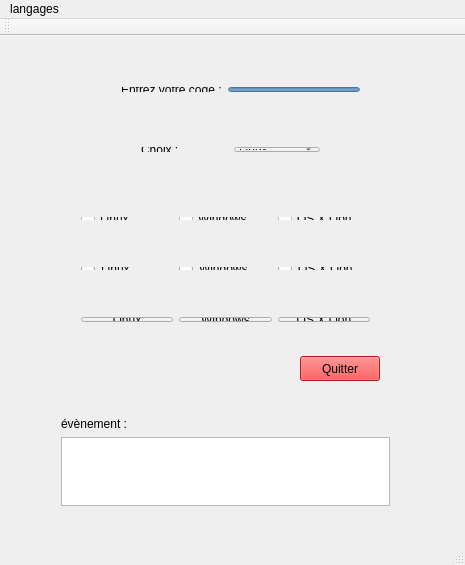
<?xml version="1.0" encoding="UTF-8"?>
<ui version="4.0">
 <class>MainWindow</class>
 <widget class="QMainWindow" name="MainWindow">
  <property name="geometry">
   <rect>
    <x>0</x>
    <y>0</y>
    <width>465</width>
    <height>565</height>
   </rect>
  </property>
  <property name="windowTitle">
   <string>MainWindow</string>
  </property>
  <widget class="QWidget" name="centralWidget">
   <widget class="QPushButton" name="pushButtonQuitter">
    <property name="geometry">
     <rect>
      <x>300</x>
      <y>320</y>
      <width>80</width>
      <height>25</height>
     </rect>
    </property>
    <property name="styleSheet">
     <string notr="true">background-color: rgb(239, 41, 41);</string>
    </property>
    <property name="text">
     <string>Quitter</string>
    </property>
   </widget>
   <widget class="QWidget" name="">
    <property name="geometry">
     <rect>
      <x>110</x>
      <y>40</y>
      <width>261</width>
      <height>27</height>
     </rect>
    </property>
    <layout class="QHBoxLayout" name="horizontalLayout">
     <item>
      <widget class="QLabel" name="labelEntrezCode">
       <property name="text">
        <string>Entrez votre code :</string>
       </property>
      </widget>
     </item>
     <item>
      <widget class="QLineEdit" name="lineEditCode">
       <property name="styleSheet">
        <string notr="true">background-color: rgb(114, 159, 207);</string>
       </property>
      </widget>
     </item>
    </layout>
   </widget>
   <widget class="QWidget" name="">
    <property name="geometry">
     <rect>
      <x>130</x>
      <y>100</y>
      <width>201</width>
      <height>27</height>
     </rect>
    </property>
    <layout class="QHBoxLayout" name="horizontalLayout_2">
     <item>
      <widget class="QLabel" name="labelChoix">
       <property name="text">
        <string>Choix :</string>
       </property>
      </widget>
     </item>
     <item>
      <widget class="QComboBox" name="comboBoxChoix">
       <item>
        <property name="text">
         <string>Linux</string>
        </property>
       </item>
       <item>
        <property name="text">
         <string>Windows</string>
        </property>
       </item>
       <item>
        <property name="text">
         <string>OS X Lion</string>
        </property>
       </item>
      </widget>
     </item>
    </layout>
   </widget>
   <widget class="QWidget" name="">
    <property name="geometry">
     <rect>
      <x>70</x>
      <y>170</y>
      <width>311</width>
      <height>25</height>
     </rect>
    </property>
    <layout class="QHBoxLayout" name="horizontalLayout_3">
     <item>
      <widget class="QCheckBox" name="checkBoxLinux">
       <property name="text">
        <string>Linux</string>
       </property>
      </widget>
     </item>
     <item>
      <widget class="QCheckBox" name="checkBoxWindows">
       <property name="text">
        <string>Windows</string>
       </property>
      </widget>
     </item>
     <item>
      <widget class="QCheckBox" name="checkBoxOS">
       <property name="text">
        <string>OS X Lion</string>
       </property>
      </widget>
     </item>
    </layout>
   </widget>
   <widget class="QWidget" name="">
    <property name="geometry">
     <rect>
      <x>70</x>
      <y>220</y>
      <width>311</width>
      <height>25</height>
     </rect>
    </property>
    <layout class="QHBoxLayout" name="horizontalLayout_4">
     <item>
      <widget class="QRadioButton" name="radioButtonLinux">
       <property name="text">
        <string>Linux</string>
       </property>
      </widget>
     </item>
     <item>
      <widget class="QRadioButton" name="radioButtonWindows">
       <property name="text">
        <string>Windows</string>
       </property>
      </widget>
     </item>
     <item>
      <widget class="QRadioButton" name="radioButtonOS">
       <property name="text">
        <string>OS X Lion</string>
       </property>
      </widget>
     </item>
    </layout>
   </widget>
   <widget class="QWidget" name="">
    <property name="geometry">
     <rect>
      <x>50</x>
      <y>370</y>
      <width>351</width>
      <height>111</height>
     </rect>
    </property>
    <layout class="QVBoxLayout" name="verticalLayout">
     <item>
      <widget class="QLabel" name="label_3">
       <property name="text">
        <string>évènement :</string>
       </property>
      </widget>
     </item>
     <item>
      <widget class="QTextEdit" name="textEditEvenement">
       <property name="styleSheet">
        <string notr="true">background-color: qconicalgradient(cx:0.5, cy:0.5, angle:0, stop:0 rgba(35, 40, 3, 255), stop:0.16 rgba(136, 106, 22, 255), stop:0.225 rgba(166, 140, 41, 255), stop:0.285 rgba(204, 181, 74, 255), stop:0.345 rgba(235, 219, 102, 255), stop:0.415 rgba(245, 236, 112, 255), stop:0.52 rgba(209, 190, 76, 255), stop:0.57 rgba(187, 156, 51, 255), stop:0.635 rgba(168, 142, 42, 255), stop:0.695 rgba(202, 174, 68, 255), stop:0.75 rgba(218, 202, 86, 255), stop:0.815 rgba(208, 187, 73, 255), stop:0.88 rgba(187, 156, 51, 255), stop:0.935 rgba(137, 108, 26, 255), stop:1 rgba(35, 40, 3, 255));</string>
       </property>
      </widget>
     </item>
    </layout>
   </widget>
   <widget class="QWidget" name="">
    <property name="geometry">
     <rect>
      <x>70</x>
      <y>270</y>
      <width>311</width>
      <height>27</height>
     </rect>
    </property>
    <layout class="QHBoxLayout" name="horizontalLayout_5">
     <item>
      <widget class="QPushButton" name="pushButtonLinux">
       <property name="text">
        <string>Linux</string>
       </property>
      </widget>
     </item>
     <item>
      <widget class="QPushButton" name="pushButtonWindows">
       <property name="text">
        <string>Windows</string>
       </property>
      </widget>
     </item>
     <item>
      <widget class="QPushButton" name="pushButtonOS">
       <property name="text">
        <string>OS X Lion</string>
       </property>
      </widget>
     </item>
    </layout>
   </widget>
  </widget>
  <widget class="QMenuBar" name="menuBar">
   <property name="geometry">
    <rect>
     <x>0</x>
     <y>0</y>
     <width>465</width>
     <height>22</height>
    </rect>
   </property>
   <widget class="QMenu" name="menulangages">
    <property name="title">
     <string>langages</string>
    </property>
    <addaction name="actionJAVA"/>
    <addaction name="actionC"/>
    <addaction name="actionC_2"/>
    <addaction name="separator"/>
    <addaction name="actionPython"/>
   </widget>
   <addaction name="menulangages"/>
  </widget>
  <widget class="QToolBar" name="mainToolBar">
   <attribute name="toolBarArea">
    <enum>TopToolBarArea</enum>
   </attribute>
   <attribute name="toolBarBreak">
    <bool>false</bool>
   </attribute>
  </widget>
  <widget class="QStatusBar" name="statusBar"/>
  <action name="actionJAVA">
   <property name="text">
    <string>JAVA</string>
   </property>
  </action>
  <action name="actionC">
   <property name="text">
    <string>C</string>
   </property>
  </action>
  <action name="actionC_2">
   <property name="text">
    <string>C++</string>
   </property>
  </action>
  <action name="actionPython">
   <property name="text">
    <string>Python</string>
   </property>
  </action>
 </widget>
 <layoutdefault spacing="6" margin="11"/>
 <resources/>
 <connections>
  <connection>
   <sender>pushButtonQuitter</sender>
   <signal>clicked()</signal>
   <receiver>MainWindow</receiver>
   <slot>close()</slot>
   <hints>
    <hint type="sourcelabel">
     <x>321</x>
     <y>366</y>
    </hint>
    <hint type="destinationlabel">
     <x>214</x>
     <y>338</y>
    </hint>
   </hints>
  </connection>
 </connections>
</ui>
